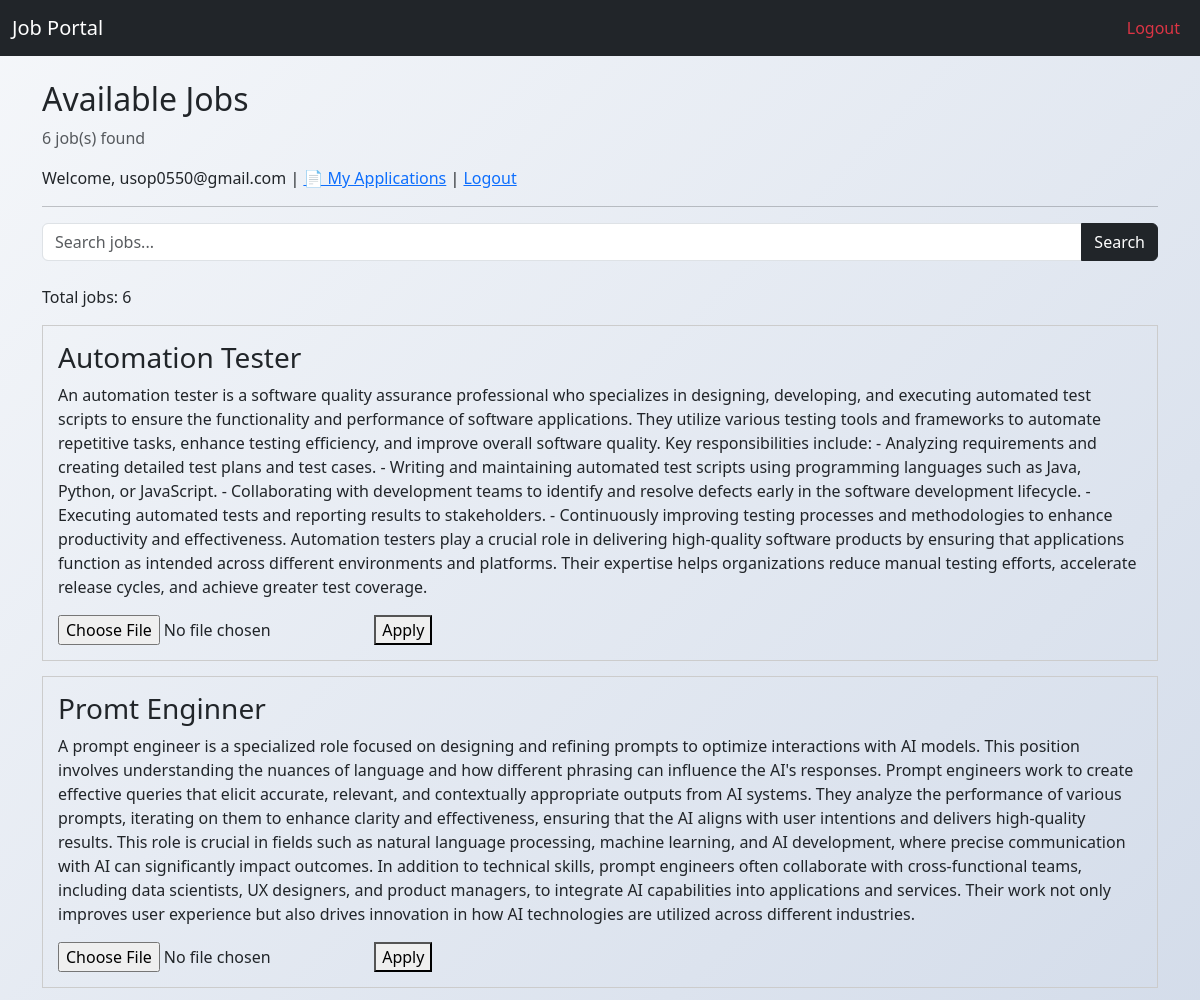
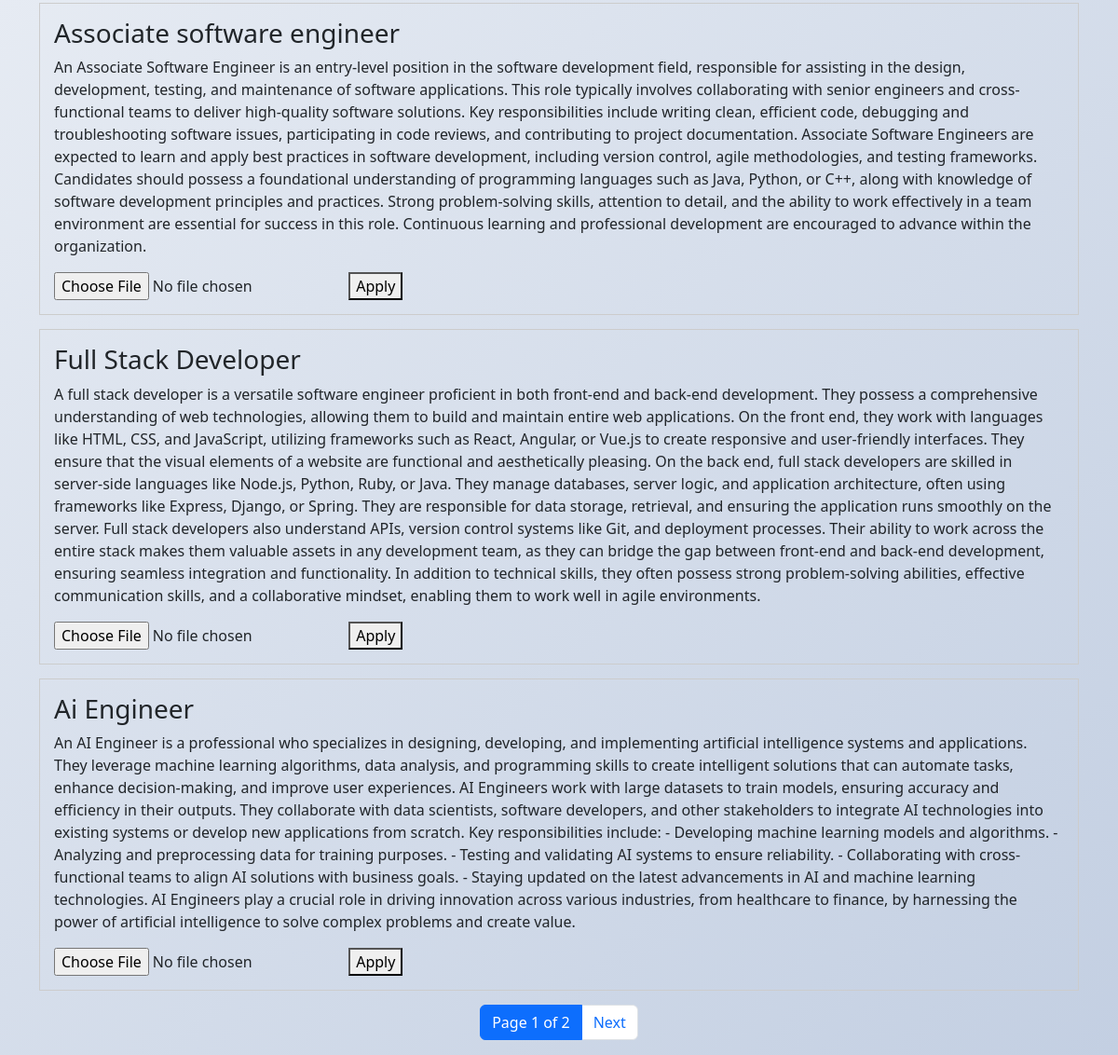
The app's page /jobs/ (signed in) with its own data (2 pictures, top to bottom).
### users/models.py (models this page shows, shortened)
class User(AbstractUser):
    username = None  # 🔥 REMOVE USERNAME COMPLETELY
    ROLE_CHOICES = (
        ("candidate", "Candidate"),
        ("recruiter", "Recruiter"),
        ("admin", "Admin"),
    )
    email = models.EmailField(unique=True)
    role = models.CharField(max_length=20, choices=ROLE_CHOICES, default="candidate")
    USERNAME_FIELD = "email"
    REQUIRED_FIELDS = []
    objects = UserManager()  # 🔥 VERY IMPORTANT

### jobs/models.py (models this page shows, shortened)
class Job(models.Model):
    title = models.CharField(max_length=200)
    description = models.TextField()
    recruiter = models.ForeignKey(
        User,
        on_delete=models.CASCADE,
        related_name="posted_jobs"
    )
    created_at = models.DateTimeField(auto_now_add=True)

### jobs/views.py (the view)
# urls.py: path("", views.job_list, name="job_list"),
@login_required
@login_required
def job_list(request):
    if request.user.role != "candidate":
        return render(request, "jobs/not_allowed.html")
    jobs = Job.objects.all().order_by("-created_at")
    query = request.GET.get("q")
    if query:
        jobs = jobs.filter(
            title__icontains=query
        ) | jobs.filter(
            description__icontains=query
        )
    paginator = Paginator(jobs, 5)  # Show 5 jobs per page
    page_number = request.GET.get("page")
    page_obj = paginator.get_page(page_number)
    return render(request, "jobs/job_list.html", {
        "page_obj": page_obj,
        "query": query
    })

### templates/jobs/job_list.html (shortened to what this page needs)
{% extends "base.html" %}
{% block content %}
<h2>Available Jobs</h2>
<p class="text-muted">
    {{ page_obj.paginator.count }} job(s) found
</p>
<p>
    Welcome, {{ request.user.email }} |
    <a href="{% url 'jobs:my_applications' %}">📄 My Applications</a> |
    <a href="{% url 'logout' %}">Logout</a>
</p>
<hr>
<form method="get" class="mb-4">
  <form method="POST" enctype="multipart/form-data">
    <div class="input-group">
        <input type="text"
               name="q"
               class="form-control"
               placeholder="Search jobs..."
               value="{{ query|default:'' }}">
        <button class="btn btn-dark">Search</button>
    </div>
</form>
<p>Total jobs: {{ page_obj.paginator.count }}</p>
{% for job in page_obj %}
    <div style="border:1px solid #ccc; padding:15px; margin-bottom:15px;">
        <h3>{{ job.title }}</h3>
        <p>{{ job.description }}</p>
        {% if job.id in applied_jobs %}
            <p><strong>✅ Already Applied</strong></p>
        {% else %}
            <form method="POST"
               enctype="multipart/form-data"
              action="{% url 'jobs:apply_job' job.id %}">
                <input type="file" name="resume" required>
                <button type="submit">Apply</button>
</form>
        {% endif %}
    </div>
{% empty %}
    <p>No jobs available.</p>
{% endfor %}
<nav>
    <ul class="pagination justify-content-center">
        <li class="page-item active">
            <span class="page-link">
                Page {{ page_obj.number }} of {{ page_obj.paginator.num_pages }}
            </span>
        </li>
        {% if page_obj.has_next %}
            <li class="page-item">
                <a class="page-link"
                   href="?page={{ page_obj.next_page_number }}{% if query %}&q={{ query }}{% endif %}">
                    Next
                </a>
            </li>
        {% endif %}
    </ul>
</nav>
{% endblock %}

### static/css/style.css (style rules this page uses)
body { background: linear-gradient(135deg, #f5f7fa, #c3cfe2); font-family: 'Segoe UI', sans-serif; }

### records on screen
User: user.email "usop0550@gmail.com"
Job: title "Automation Tester", description "An automation tester is a software quality assurance professional who specializes in designing, developing, and executing automated test scripts to ensure the functionality and performance of software applications. They utilize various testing tools and frameworks to automate repetitive tasks, enhance testing efficiency, and improve overall software quality. Key responsibilities include: - Analyzing requirements and creating detailed test plans and test cases. - Writing and maintaining automated test scripts using programming languages such as Java, Python, or JavaScript. - Collaborating with development teams to identify and resolve defects early in the software development lifecycle. -…"
Job: title "Promt Enginner", description "A prompt engineer is a specialized role focused on designing and refining prompts to optimize interactions with AI models. This position involves understanding the nuances of language and how different phrasing can influence the AI's responses. Prompt engineers work to create effective queries that elicit accurate, relevant, and contextually appropriate outputs from AI systems. They analyze the performance of various prompts, iterating on them to enhance clarity and effectiveness, ensuring that the AI aligns with user intentions and delivers high-quality results. This role is crucial in fields such as natural language processing, machine learning, and AI development, where precise…"
Job: title "Associate software engineer", description "An Associate Software Engineer is an entry-level position in the software development field, responsible for assisting in the design, development, testing, and maintenance of software applications. This role typically involves collaborating with senior engineers and cross-functional teams to deliver high-quality software solutions. Key responsibilities include writing clean, efficient code, debugging and troubleshooting software issues, participating in code reviews, and contributing to project documentation. Associate Software Engineers are expected to learn and apply best practices in software development, including version control, agile methodologies, and testing frameworks. Candidates…"
Job: title "Full Stack Developer", description "A full stack developer is a versatile software engineer proficient in both front-end and back-end development. They possess a comprehensive understanding of web technologies, allowing them to build and maintain entire web applications. On the front end, they work with languages like HTML, CSS, and JavaScript, utilizing frameworks such as React, Angular, or Vue.js to create responsive and user-friendly interfaces. They ensure that the visual elements of a website are functional and aesthetically pleasing. On the back end, full stack developers are skilled in server-side languages like Node.js, Python, Ruby, or Java. They manage databases, server logic, and application architecture, often…"
Job: title "Ai Engineer", description "An AI Engineer is a professional who specializes in designing, developing, and implementing artificial intelligence systems and applications. They leverage machine learning algorithms, data analysis, and programming skills to create intelligent solutions that can automate tasks, enhance decision-making, and improve user experiences. AI Engineers work with large datasets to train models, ensuring accuracy and efficiency in their outputs. They collaborate with data scientists, software developers, and other stakeholders to integrate AI technologies into existing systems or develop new applications from scratch. Key responsibilities include: - Developing machine learning models and algorithms.…"

### other values on screen
{{ page_obj.paginator.count }} "6"
{{ page_obj.number }} "1"
{{ page_obj.paginator.num_pages }} "2"
